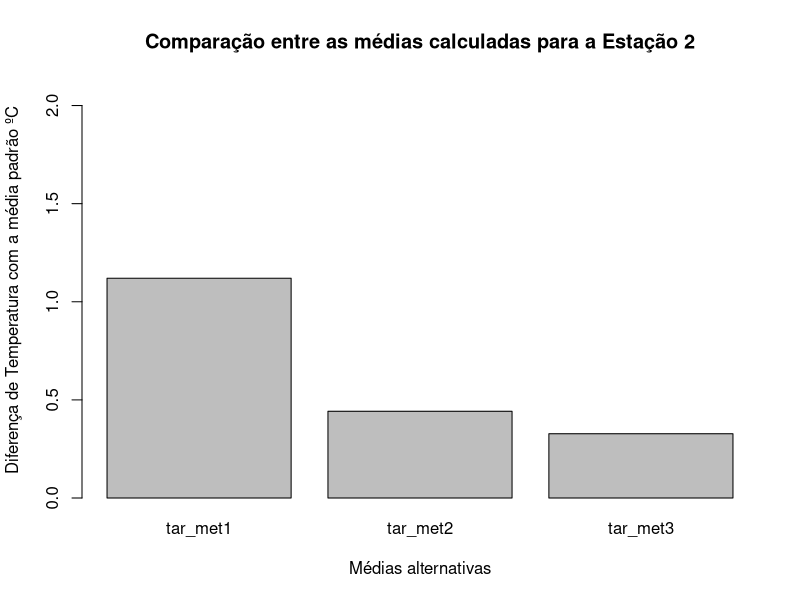
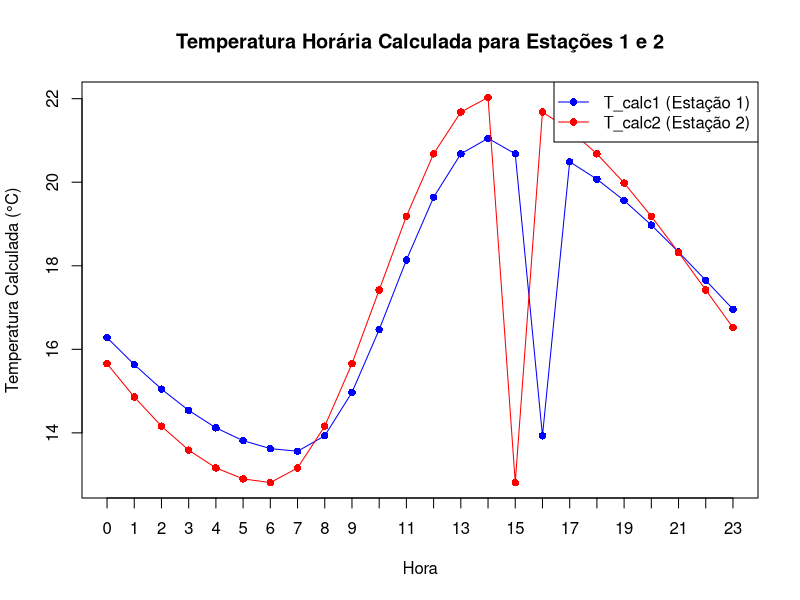
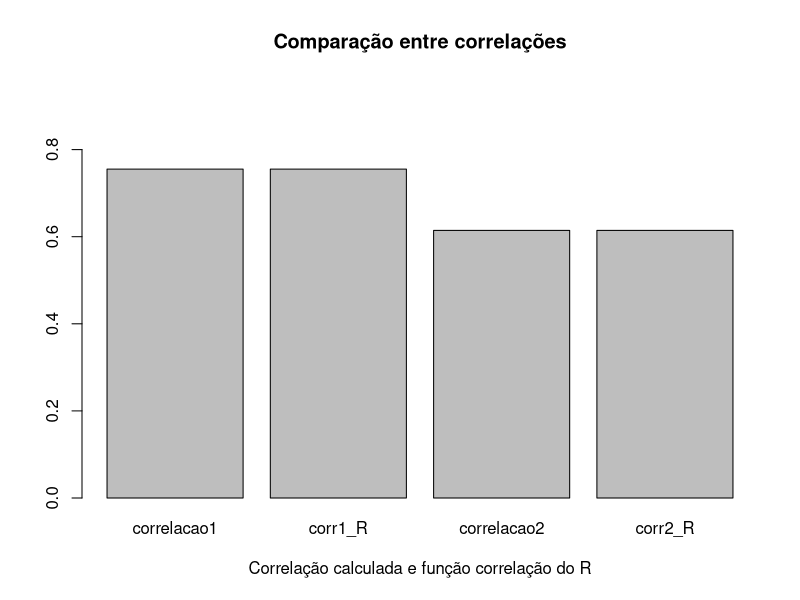

The R source for these figures, in order:
## ---- chunk 1
knitr::opts_chunk$set(echo = TRUE,
                      comment = "",
                      prompt = FALSE, 
                      collapse = TRUE 
                      )

library(tidyverse)
## ---- chunk 2
x_1 <- seq(from = 3, to = 6, by = 0.1)
x_1
vetor_1 <- exp(x_1) * cos(x_1)
vetor_1
## ---- chunk 3
(x_2 <- seq(from = 3, to = 36, by = 3))
(y_2 <- x_2 - 2)
vetor_2 <- 0.1^(x_2) * 0.2^(y_2)
vetor_2
## ---- chunk 4
(x_3 <- seq(from = 2, to = 25, by = 1))
vetor_3 <- 2^(x_3) / x_3
vetor_3
## ---- chunk 5
dias <- c("domingo", "segunda", "terca", "quarta", "quinta", "sexta", "sabado")
dds <- c(1:7)
names(dds) <- dias
dds
## ---- chunk 6
anos <- c(1894, 1947, 1901, 1992, 1925, 2014, 1993, 1996, 1984, 1897, 2100, 2300)
bissextos <- (anos %% 4 == 0 & anos %% 100 != 0) | (anos %% 400 == 0)
bissextos
## ---- chunk 7
anos[bissextos]
## ---- chunk 8
ndias <- ifelse(test = bissextos, yes = 366, no = 365)
names(ndias) <- anos
ndias
## ---- chunk 9
total_bissextos <- sum(bissextos)
total_bissextos
## ---- chunk 10
x_5 <- c(-30, seq(0, 20, by = 5), 30)
x_5
## ---- chunk 11
x_6 <- seq(1, 0, by = -0.2)
x_6
## ---- chunk 12
x_7 <- seq(-pi, pi, by = 0.6981317)
x_7
## ---- chunk 13
x_8 <- rep(-1:5, times = 2:8)
x_8
## ---- chunk 14
x_9 <- c(rep(5:2, times = 5:2), 1, rep(2:5, times = 2:5))
x_9
## ---- chunk 15
v3 <- c(11, 0.25, 7, 2)
## ---- chunk 16
v0 <- c()
## ---- chunk 17
v3 <- c(11, 0.25, 7, 2)
seq_v3 <- seq_along(v3)
seq_v3
## ---- chunk 18
v2 <- c(11, 0.25)
seq_v2 <- seq_along(v2)
seq_v2
## ---- chunk 19
v1 <- c(11)
seq_v1 <- seq_along(v1)
seq_v1
## ---- chunk 20
v0 <- c()
seq_v0 <- seq_along(v0)
seq_v0
## ---- chunk 21
tar_est1 <- c(
  14.92, 14.61, 14.32, 14.07, 13.84, 13.65, 13.56, 13.97, 15.08,
  16.5, 17.88, 19.08, 20.02, 20.66, 21.01, 21.05, 20.76, 20.05,
  18.77, 17.51, 16.67, 16.11, 15.66, 15.27
)
tar_est2 <- c(
  13.13, 13.01, 12.93, 12.87, 12.82, 12.81, 13.2, 14.22, 15.77,
  17.49, 19.2, 20.57, 21.49, 22.01, 22.03, 21.71, 20.84, 18.77,
  16.54, 15.13, 14.34, 13.81, 13.49, 13.28
)
## ---- chunk 22
(tmed_est1 <- round(mean(tar_est1), 1))
(tmed_est2 <- round(mean(tar_est2), 1))
## ---- chunk 23
medias <- c(tmed_est1, tmed_est2)
names(medias) <- c("tmed_est1", "tmed_est2")
medias[which.max(medias)]
## ---- chunk 24
(terceira_maiorT_est1 <- sort(tar_est1, decreasing = TRUE)[3])
(terceira_maiorT_est2 <- sort(tar_est2, decreasing = TRUE)[3])
## ---- chunk 25
Tmax2 <- max(tar_est2)
Tmax1 <- max(tar_est1)
Tmin2 <- min(tar_est2)
Tmin1 <- min(tar_est1)

(atd_est1 <- round(Tmax1 - Tmin1, 1))
(atd_est2 <- round(Tmax2 - Tmin2, 1))
## ---- chunk 26
temps <- list(tar_est1, tar_est2)
hmax_est <- list()
hmin_est <- list()
for (i in 1:2) {
  hmax_est[[i]] <- which.max(temps[[i]])
  hmin_est[[i]] <- which.min(temps[[i]])
}
names(hmax_est) <- paste0("hmax_ext", 1:2)
names(hmin_est) <- paste0("hmim_ext", 1:2)
hmax_est
hmin_est

#salvar as variáveis separadamente:
for (i in 1:2) {
  assign(paste0("hmax_est", i), which.max(temps[[i]]))
  assign(paste0("hmin_est", i), which.min(temps[[i]]))
}
## ---- chunk 27
diferencas <- abs(tar_est2 - tar_est1)
dif_valida <- diferencas[tar_est2 > tar_est1]
maior_dif <- max(dif_valida)
maior_dif
## ---- chunk 28
horas <- 0:23
indice_maior_dif <- which(diferencas == maior_dif & tar_est2 > tar_est1)
hora_maior_dif <- horas[indice_maior_dif]
hora_maior_dif
maior_dif
## ---- chunk 29
horario_ps <- list()
for (i in 1:2){
  queda_temp <- diff(temps[[i]][(hmax_est[[i]] + 1):length(temps[[i]])])
  maior_queda <- which.min(queda_temp)
  horario_ps[[i]] <- (hmax_est[[i]] + maior_queda)
}
names(horario_ps) <- paste0("horario_ps", 1:2)
horario_ps
## ---- chunk 30
(horas_proximas <- horas[diferencas < 0.5])
## ---- chunk 31
T9 <- tar_est2[9]
T21 <- tar_est2[21]
T7 <- tar_est2[7]
T14 <- tar_est2[14]

tar_met1 <- (Tmax2 + Tmin2) / 2
tar_met2 <- (Tmax2 + Tmin2 + T9 + 2 * T21) / 5
tar_met3 <- (T7 + T14 + 2 * T21) / 4

tar_met1
tar_met2
tar_met3

## ---- chunk 32
valor_dif_medias2 <- abs(c(tar_met1, tar_met2, tar_met3) - tmed_est2)
names(valor_dif_medias2) <- c("tar_met1", "tar_met2", "tar_met3")
barplot(valor_dif_medias2,
        xlab = "Médias alternativas",
        ylab = "Diferença de Temperatura com a média padrão ºC",
        main = "Comparação entre as médias calculadas para a Estação 2",
        ylim = c(0, max(valor_dif_medias2) + 1))
valor_dif_medias2[which.min(valor_dif_medias2)]
## ---- chunk 33
calcula_Tcalc <- function(Tmax, Tmin, hmax_est, hmin_est) {
  T_media <- (Tmax + Tmin) / 2
  A <- (Tmax - Tmin) / 2
  T_calc <- numeric(24)
  
  for (h in 0:23) {
    if (h < hmin_est) {
      arg <- (h + 10) / (10 + hmin_est)
    } else if (h >= hmin_est & h < hmax_est) {
      arg <- (h - hmin_est) / (14 - hmin_est)
    } else if (h > hmax_est){
      arg <- (14 - h) / (10 + hmin_est)
    }
    
    if (h >= hmin_est & h < hmax_est) {
      T_calc[h + 1] <- T_media - A * cos(pi * arg)
    } else {
      T_calc[h + 1] <- T_media + A * cos(pi * arg)
    }
  }
  return(T_calc)
}

# Aplicando o método para as duas estações
T_calc1 <- calcula_Tcalc(Tmax1, Tmin1, hmax_est1, hmin_est1)
T_calc1
T_calc2 <- calcula_Tcalc(Tmax2, Tmin2, hmax_est2, hmin_est2)
T_calc2

# Plotando T_calc1 e T_calc2
plot(horas, T_calc1, 
     type = "o", 
     col = "blue", 
     pch = 16, 
     ylim = range(c(T_calc1, T_calc2)),
     xlab = "Hora", 
     ylab = "Temperatura Calculada (°C)", 
     main = "Temperatura Horária Calculada para Estações 1 e 2",
     xaxt = "n")
axis(1, 
     at = horas, 
     labels = horas) 
lines(horas, T_calc2, 
      type = "o", 
      col = "red", 
      pch = 16)
legend("topright", 
       legend = c("T_calc1 (Estação 1)", "T_calc2 (Estação 2)"), 
       col = c("blue", "red"), 
       pch = 16, 
       lty = 1)

## ---- chunk 34
rmse <- function(T_obs, T_calc) {
  sqrt(mean((T_calc - T_obs) ^ 2))
}

RMSE1 <- rmse(tar_est1, T_calc1)
RMSE1
RMSE2 <- rmse(tar_est2, T_calc2)
RMSE2
## ---- chunk 35
calcula_correlacao <- function(tar_est, tmed_est, T_calc) {
  mean_calc <- mean(T_calc)
  
  numerador <- sum((tar_est - tmed_est) * (T_calc - mean_calc))
  denominador <- sqrt(sum((tar_est - tmed_est)^2) * sum((T_calc - mean_calc)^2))
  
  # Calculando a correlação
  r_manual <- numerador / denominador
  
  # Retornando o valor da correlação
  return(r_manual)
}

(corr1_R <- cor(tar_est1, T_calc1))
(correlacao1 <- calcula_correlacao(tar_est1, tmed_est1, T_calc1))
(corr2_R <- cor(tar_est2, T_calc2))
(correlacao2 <- calcula_correlacao(tar_est2, tmed_est2, T_calc2))

dif_correlacoes <- abs(c(correlacao1, corr1_R, correlacao2, corr2_R))
names(dif_correlacoes) <- c("correlacao1", "corr1_R", "correlacao2", "corr2_R")
barplot(dif_correlacoes,
        xlab = "Correlação calculada e função correlação do R",
        main = "Comparação entre correlações",
        ylim = c(0, max(dif_correlacoes) + 0.2))
